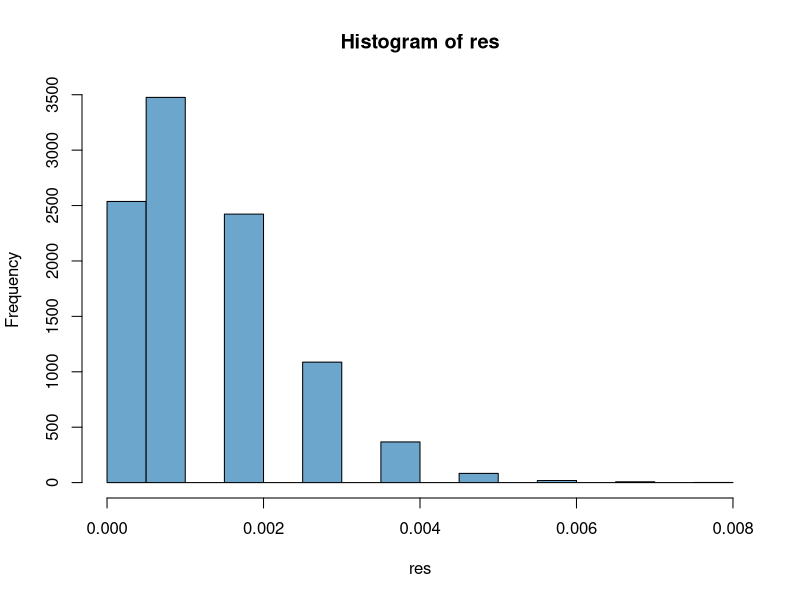
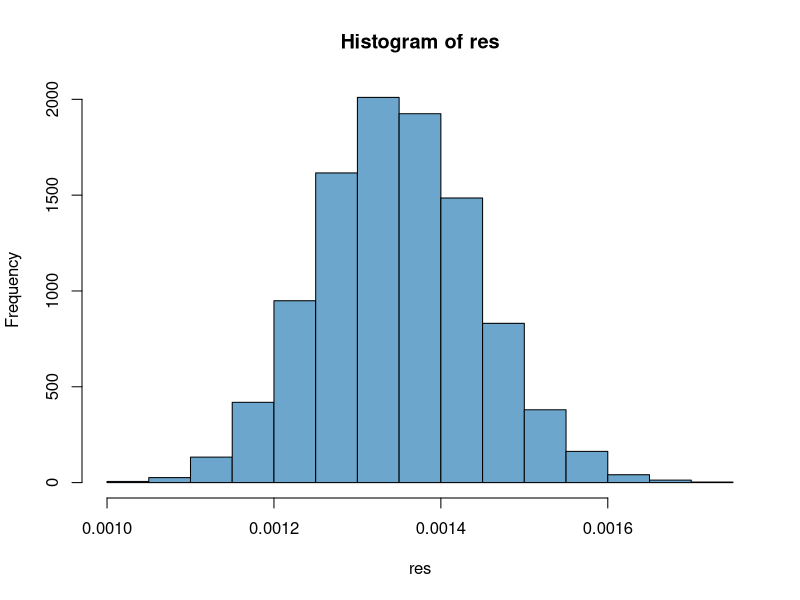
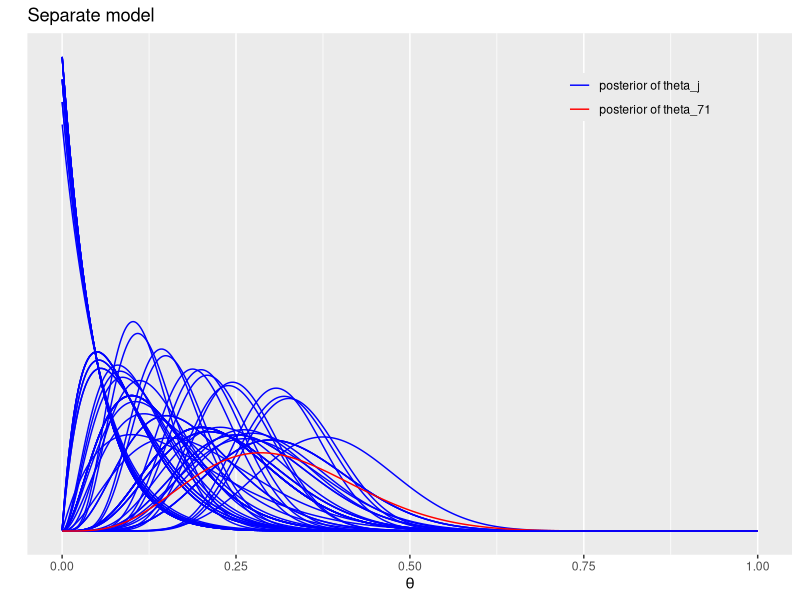
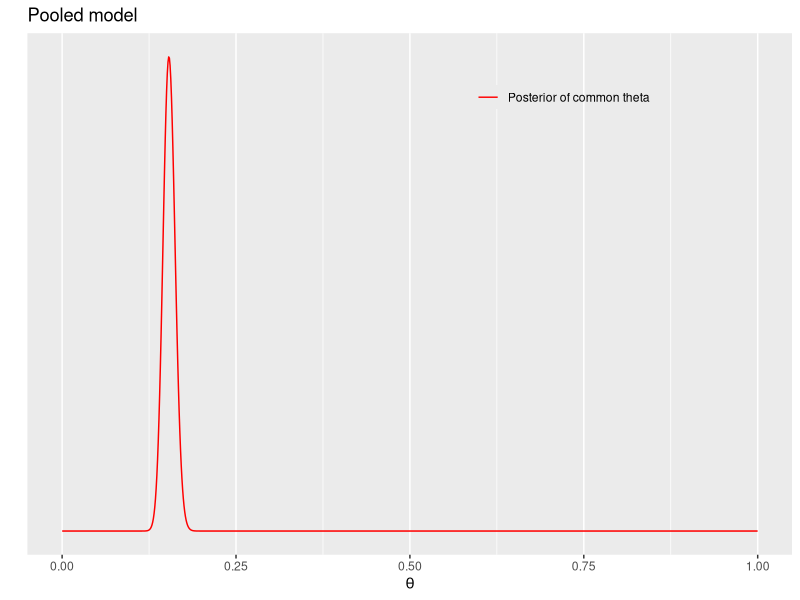
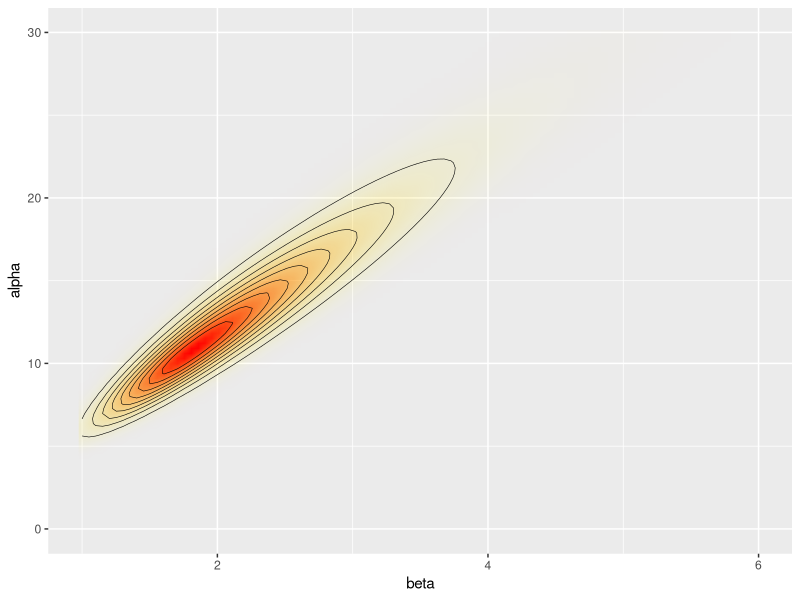

Source code (R) for these figures, in order:
## ---- chunk 1
res <- c()
iter <- 10000

for (i in 1:iter){
  N <- 1000
  samples <- rnorm(N)
  res <- c(res, mean(samples > 3))
}

hist(res, col='skyblue3')
print(paste("means:", mean(res), sep=" "))
print(paste("variances:", var(res), sep=" "))
## ---- chunk 2
res <- c()
iter <- 10000

for (i in 1:iter){
  N <- 1000
  samples <- rnorm(N, mean=4, sd=1)
  f <- dnorm(samples)
  g <- dnorm(samples, mean=4, sd=1)
  h <- samples > 3
  res <- c(res, mean(f*h/g))
}

hist(res, col='skyblue3')
print(paste("means:", mean(res), sep=" "))
print(paste("variances:", var(res), sep=" "))
## ---- chunk 3
#  This part of code is from here: http://avehtari.github.io/BDA_R_demos/demos_ch5/demo5_1.html
library(ggplot2)
library(gridExtra)
library(tidyr)

y <- c(0,0,0,0,0,0,0,0,0,0,0,0,0,0,1,1,1,1,1,1,1,1,2,2,2,2,2,2,2,2,
        2,1,5,2,5,3,2,7,7,3,3,2,9,10,4,4,4,4,4,4,4,10,4,4,4,5,11,12,
        5,5,6,5,6,6,6,6,16,15,15,9,4)
n <- c(20,20,20,20,20,20,20,19,19,19,19,18,18,17,20,20,20,20,19,19,18,18,25,24,
       23,20,20,20,20,20,20,10,49,19,46,27,17,49,47,20,20,13,48,50,20,20,20,20,
       20,20,20,48,19,19,19,22,46,49,20,20,23,19,22,20,20,20,52,46,47,24,14)

x <- seq(0.0001, 0.9999, length.out = 1000)
bdens <- function(n, y, x){
    dbeta(x, y+1, n-y+1)  
}
## ---- chunk 4
df_sep <- mapply(bdens, n, y, MoreArgs = list(x = x)) %>%
  as.data.frame() %>% cbind(x) %>% gather(ind, p, -x)

labs1 <- paste('posterior of', c('theta_j', 'theta_71'))
plot_sep <- ggplot(data = df_sep) +
  geom_line(aes(x = x, y = p, color = (ind=='V71'), group = ind)) +
  labs(x = expression(theta), y = '', title = 'Separate model', color = '') +
  scale_y_continuous(breaks = NULL) +
  scale_color_manual(values = c('blue','red'), labels = labs1) +
  theme(legend.background = element_blank(), legend.position = c(0.8,0.9))

plot_sep
## ---- chunk 5
df_pool <- data.frame(x = x, p = dbeta(x, sum(y)+1, sum(n)-sum(y)+1))

plot_pool <- ggplot(data = df_pool) +
  geom_line(aes(x = x, y = p, color = '1')) +
  labs(x = expression(theta), y = '', title = 'Pooled model', color = '') +
  scale_y_continuous(breaks = NULL) +
  scale_color_manual(values = 'red', labels = 'Posterior of common theta') +
  theme(legend.background = element_blank(), legend.position = c(0.7,0.9))
plot_pool
## ---- chunk 6
A <- seq(1, 6, length.out = 100)
B <- seq(0, 30, length.out = 100)

# make grid point
cA <- rep(A, each = length(B))
cB <- rep(B, length(A))

#log_p(a,b)
lpfun <- function(a, b, y, n){
  log(a+b)*(-5/2) + sum(lgamma(a+b)-lgamma(a)-lgamma(b)+lgamma(a+y)+lgamma(b+n-y)-lgamma(a+b+n))
}
lp <- mapply(lpfun, cA, cB, MoreArgs = list(y, n))

#Subtract maximum value to avoid over/underflow in exponentation
#exp convert back to the exponential 
df_marg <- data.frame(x = cA, y = cB, p = exp(lp-max(lp)))


ggplot(data = df_marg, aes(x = x, y = y)) +
  geom_raster(aes(fill = p, alpha = p), interpolate = T) +
  geom_contour(aes(z = p), colour = 'black', size = 0.2) +
  coord_cartesian(xlim = c(1, 6), ylim = c(0, 30)) +
  ylab("alpha") +
  xlab("beta") + 
  scale_fill_gradient(low = 'yellow', high = 'red', guide = F) +
  scale_alpha(range = c(0, 1), guide = F)
